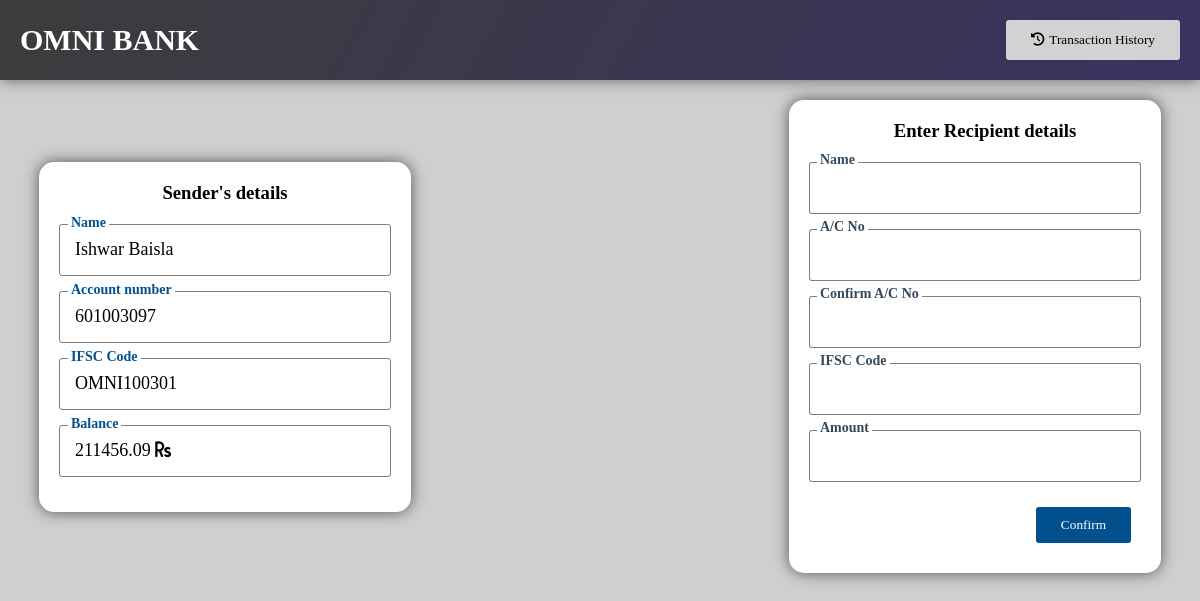
The app's page /transaction.php?c_id=3 with its own data.
### tables this page shows
CREATE TABLE `customers` (
  `customer_id` int(100) NOT NULL,
  `name` varchar(50) NOT NULL,
  `account_num` varchar(20) NOT NULL,
  `IFSC_Code` varchar(10) NOT NULL,
  `email` varchar(40) NOT NULL,
  `contact_num` varchar(15) NOT NULL,
  `location` varchar(30) NOT NULL,
  `State` varchar(20) NOT NULL,
  `current_balance` double NOT NULL
);

### transaction.php (the view, shortened to what this page needs)
<?php
    require_once("connection.php");
    $name = '';
    $recipient_account_num = '';
    if(isset($_GET['c_id'])){
        $customer_id = $_GET['c_id'];
        $sql = "SELECT name, account_num, IFSC_Code, current_balance FROM customers WHERE customer_id='$customer_id'";
        $result = $conn->query($sql);
        if($result->num_rows == 1){
            $row = $result->fetch_assoc();
            $sender_name = $row['name'];
            $sender_acc_num = $row['account_num'];
            $sender_ifsc_code = $row['IFSC_Code'];
            $sender_balance = $row['current_balance'];
        }
        else {
            header('Location: index.php');
            $_SESSION['message'] = 'Invalid customer ID';
            $_SESSION['message-css'] = 'error-msg';
            exit;
        }
    }
    else{
        $_SESSION['message'] = 'Invalid customer ID';
        $_SESSION['message-css'] = 'error-msg';
        header('Location: index.php');
        exit;
    }
?>
<!DOCTYPE html>
<html lang="en">
<head>
    <link rel="stylesheet" href="public/CSS/styles.css">
</head>
<body>
    <?php require 'includes/header.php'; ?>
        <div class="flex-row mt-20px pb-50px">
            <div class="child">
                <div class="flex-col trans-card z-index-10 shadow">
                    <h3 class="mb-20px t-c">
                        Sender's details
                    </h3>
                    <div class="sender-detail">
                        <label>Name </label>
                        <div><?php echo $sender_name; ?></div>
                    </div>
                    <div class="sender-detail">
                        <label>Account number </label>
                        <div><?php echo $sender_acc_num; ?></div>
                    </div>
                    <div class="sender-detail">
                        <label>IFSC Code </label>
                        <div><?php echo $sender_ifsc_code; ?></div>
                    </div>
                    <div class="sender-detail">
                        <label>Balance </label>
                        <div><?php echo $sender_balance; ?> <i class="fas fa-rupee-sign"></i></div>
                    </div>
                </div>
            </div>
            <div class="partition">
                <?php require 'includes/transfer-animation.php'; ?>
            </div>
            <div class="child">
                <div class="flex-col trans-card z-index-10 shadow">
                    <h3 class="mb-20px ml-20px t-c">
                    Enter Recipient details
                    </h3>
                    <form id="transaction-form" action="" method="post" class="form">
                        <div class="input-container">
                            <label for="name" >Name </label>
                            <input class="transaction-input" type="text" name="name" class="input" value="<?php echo $name; ?>">
                        </div>
                        <div class="input-container">
                            <label for="account_num">A/C No </label>
                            <input class="transaction-input" type="number" name="account_num" class="input" value="<?php echo $recipient_account_num; ?>">
                        </div>
                        <div class="input-container">
                            <label for="c_account_num">Confirm A/C No </label>
                            <input class="transaction-input" type="number" name="c_account_num" class="input" >
                        </div>
                        <div class="input-container">
                            <label for="ifsc_code">IFSC Code </label>
                            <input class="transaction-input" type="text" name="ifsc_code" class="input" >
                        </div>
                        <div class="input-container">
                            <label for="amount">Amount </label>
                            <input class="transaction-input" type="number" step="0.000001" name="amount" class="input" >
                        </div>
                        <div class="button-container">
                            <button id="make-transaction-btn" type="submit" class="button">Confirm</button>
                        </div>
                    </form>
                </div>
            </div>
        </div>
</body>
</html>

### Public/CSS/styles.css (style rules this page uses)
* { margin: 0; padding: 0; font-family: -webkit-pictograph; }
.child { flex: 1; display: flex; flex-direction: column; align-items: center; justify-content: center; }
.trans-card { background: white; border-radius: 15px; margin: 0px 35px; padding: 20PX; }
form { background: white; }
.input-container { position: relative; margin-bottom: 15px; }
.input-container > input { border : 0.5px solid rgba(0,0,0,0.5); border-radius: 3px; height: 50px; padding : 0px 15px; width: 300px; font-size : 18px; }
.input-container > label { position: absolute; left : 8px; top : -10px; background: white; padding : 0px 3px; color : #34495e; transition: 400ms; font-size: 14px; font-weight: 600; }
.sender-detail { display: flex; justify-content: flex-start; align-items: center; border : 0.5px solid rgba(0,0,0,0.5); border-radius: 3px; height: 50px; padding : 0px 15px; width: 300px; font-size : 18px; position: relative; margin-bottom: 15px; }
.sender-detail > label { position: absolute; left : 8px; top : -10px; background: white; padding : 0px 3px; color : rgb(2 80 142); transition: 400ms; font-size: 14px; font-weight: 600; }
.button-container { display: flex; justify-content: flex-end; }
.button { padding: 10px 25px; border-radius: 3px; border: none; background: rgb(2 80 142); color: white; margin: 10px; }
.partition { display: flex; color: #ffffff; }
.shadow { box-shadow: 0px 0px 15px 0px rgb(0 0 0 / 60%); }
input[type=number] { -moz-appearance: textfield; }
.flex-row { display: flex; flex-direction: row; }
.flex-col { display: flex; flex-direction: column; }
.mb-20px { margin-bottom: 20px; }
.mt-20px { margin-top: 20px; }
.ml-20px { margin-left: 20px; }
.pb-50px { padding-bottom: 50px; }
.t-c { text-align: center; }
.z-index-10 { z-index: 10; }

### transaction.php (style rules this page uses)
body { background: rgb(207 207 207); }

### records on screen
customers: name "Ishwar Baisla", account_num "601003097", IFSC_Code "OMNI100301", current_balance "211456.09"
